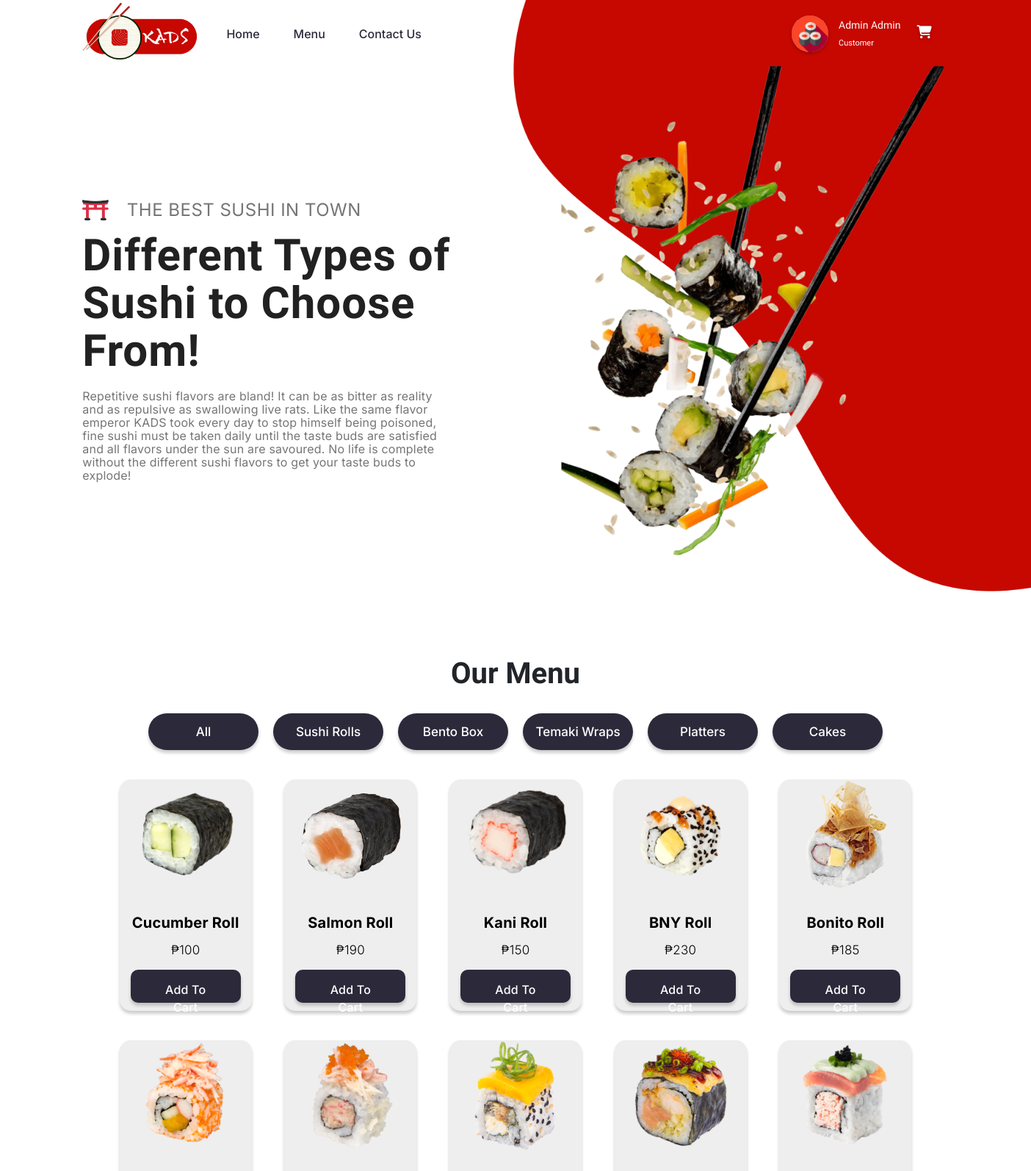
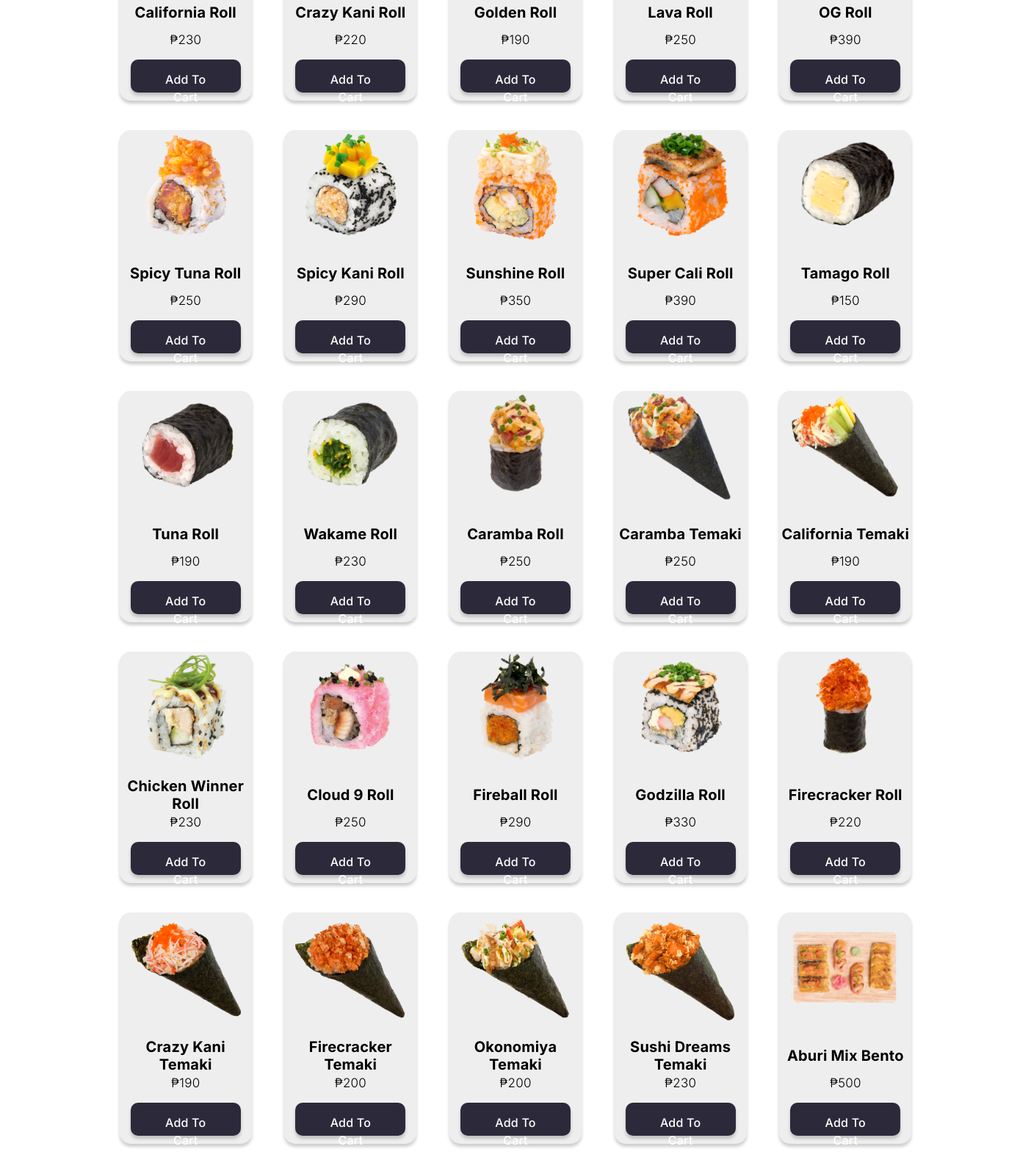
The page /menu.php (signed in, upper part) on the database its author committed (2 pictures, top to bottom).
### tables this page shows
CREATE TABLE `info_accts` (
  `id` int(11) NOT NULL,
  `firstname` varchar(255) DEFAULT NULL,
  `lastname` varchar(255) DEFAULT NULL,
  `birthday` date DEFAULT NULL,
  `username` varchar(255) DEFAULT NULL,
  `phone` varchar(255) DEFAULT NULL,
  `password` varchar(255) DEFAULT NULL,
  `role` int(11) DEFAULT NULL,
  `house` varchar(255) DEFAULT NULL,
  `city` varchar(255) DEFAULT NULL,
  `province` varchar(255) DEFAULT NULL,
  `zip` int(11) DEFAULT NULL
);

CREATE TABLE `categories` (
  `c_id` int(11) NOT NULL,
  `categoryName` varchar(255) DEFAULT NULL
);

CREATE TABLE `products` (
  `p_id` int(11) NOT NULL,
  `image` varchar(400) DEFAULT NULL,
  `productName` varchar(255) DEFAULT NULL,
  `price` int(11) NOT NULL,
  `category` int(11) DEFAULT NULL
);

### menu.php (the view, shortened to what this page needs)
<?php
if (!isset($_SESSION["loggedin"]) && !isset($_SESSION['role'])){
  header("location: login.php");
  exit;
} else if (isset($_SESSION["loggedin"]) && $_SESSION["loggedin"] === true && $_SESSION["role"] === 1) {
  header("location: admin/dashboard.php");
  exit;
} else {
  include "conn.php";
?>
<!DOCTYPE html>
<html lang="en" class="scroller">
<head>
    <link href="https://cdn.jsdelivr.net/npm/bootstrap@5.2.3/dist/css/bootstrap.min.css" rel="stylesheet"
>
    <link rel="stylesheet" href="https://cdnjs.cloudflare.com/ajax/libs/font-awesome/6.1.2/css/all.min.css">
    <link rel="stylesheet" href="css/header-responsive.css" />
    <link rel="stylesheet" href="css/footer.css" />
    <link rel="stylesheet" href="css/menu.css" />
</head>
<body>
  <?php if(!isset($_SESSION['loggedin'])) {
          include 'header-guest.html';
        } else {
          $id = $_SESSION['id'];
          include 'header-user.php';
        }
  ?>
    <div class="d-flex content-1">
      <div class="me-auto ml-auto left1 align-self-center">
        <div class="description_left">
            <img class="town-emoji" src="images/town-emoji.png">
            <span class="description_tagline">THE BEST SUSHI IN TOWN</span>
            <p class="description_header">Different Types of Sushi to Choose From!</p>
            <p class="description_text">Repetitive sushi flavors are bland! It can be as bitter as reality and as repulsive as swallowing live rats. Like the same flavor emperor KADS took every day to stop himself being poisoned, fine sushi must be taken daily until the taste buds are satisfied and all flavors under the sun are  savoured.
                No life is complete without the different sushi flavors to get your taste buds to explode!</p>
        </div>
      </div>
      <div class="description_right">
        <img class="sushi-blob" src="images/sushi-blob.png">
      </div>
    </div>
    <div class="menu_container">
        <div class="title">
            <h2>Our Menu</h2>
        </div>
        <div class="content">
            <div class="list">
                <li data-color=".All">All</li>
                <?php
                $sql1 = "SELECT * FROM categories" ;
                $result = mysqli_query($conn, $sql1);
                if(mysqli_num_rows($result) > 0) {
                    while($row = mysqli_fetch_assoc($result)){
                        $getFirstWord = explode(" ", $row['categoryName']);
                        $sort = strtolower($getFirstWord[0]);
                ?>
                <li data-color=".<?php echo $sort; ?>"><?php echo $row['categoryName']; ?></li>
                <?php }
                }?>
            </div>
        </div>
        <?php
        $sql2 = "SELECT * FROM products INNER JOIN categories ON products.category = categories.c_id" ;
        $result = mysqli_query($conn, $sql2);
        if(mysqli_num_rows($result) > 0) {
        ?>
        <form class="form-style" action="<?php echo $_SERVER['PHP_SELF'] ?>" method="post">
            <div class="menu_box">
                <?php
                            while($row = mysqli_fetch_assoc($result)){
                                $getFirstWord = explode(" ", $row['categoryName']);
                                $sort = strtolower($getFirstWord[0]);
                ?>
                <div class="box All <?php echo $sort; ?>">
                    <div class="box_img">
                        <img src="img/menu/<?=$row['image']?>" alt="">
                    </div>
                    <div class="text">
                    <div class="text-info d-flex align-items-center justify-content-center">
                        <p class="align-middle"><?php echo $row['productName']; ?></p>
                    </div>
                    <section>₱<?php echo $row['price']; ?></section>
                        <a href="menu.php?p_id=<?php echo $row['p_id']; ?>&
                        p_image=<?php echo $row['image']; ?>&
                        p_price=<?php echo $row['price']; ?>&
                        p_name=<?php echo $row['productName']; ?>"> Add to Cart </a>
                </div>
            </div>
        </form>
            <?php }
                }?>
         </div>
</body>
</html>
<?php } ?>

### header-user.php (shortened to what this page needs)
<?php
  $query="SELECT * FROM info_accts WHERE id = '$id'";
  $result=mysqli_query($conn,$query);
  $row = mysqli_fetch_assoc($result);
?>
       <nav class="navbar navbar-expand-lg navbar-light">
        <div class="container-fluid navbar-content">
            <a class="navbar-brand" href="/KADS">
                <img src="images/kads_logo_1.png" alt="" height="85" id="headerlogo">
            </a>
          <div class="collapse navbar-collapse" id="navbarText">
            <ul class="navbar-nav me-auto mb-2 mb-lg-0">
              <li class="nav-item">
                <a class="nav-link" aria-current="page" href="/KADS" >Home</a>
              </li>
              <li class="nav-item">
                <a class="nav-link" href="menu.php">Menu</a>
              </li>
              <li class="nav-item">
                <a class="nav-link" href="contact.php">Contact Us</a>
              </li>
            </ul>
            <ul class="navbar-nav">
                <li class="nav-item">
                  <span id="username">
                    <table class="table-borderless">
                      <tbody>
                        <tr>
                          <td rowspan="2">
                            <a href="userprofile.php" class="useravatarfilter">
                              <img id="useravatar" src="images/avatar-1.jpg" width="50px" height="50px">
                            </a>
                          </td>
                          <td class="rowspace"></td>
                          <td><a href="userprofile.php" class="user-name">
                            <?php echo $row['firstname'] ." ". $row['lastname']; ?>
                          </a></td>
                          <td class="rowspace"></td>
                          <td rowspan="2">
                            <a class="nav-link" href="cart.php">
                              <i class="fa-solid fa-cart-shopping"></i>
                            </a>
                          </td>
                        </tr>
                        <tr>
                          <td class="rowspace"></td>
                          <td id="usertitle">Customer</td>
                          <td class="rowspace"></td>
                        </tr>
                      </tbody>
                    </table>
                  </span>
                </li>
            </ul>
          </div>
        </div>
    </nav>

### css/header-responsive.css (style rules this page uses)
body { font-family: Inter; }
.navbar { z-index: 1000; font-family: Readex Pro; }
.navbar-content { padding: 0 8%; margin-bottom: -10px; margin-top: -10px; font-family: Readex Pro; position:sticky; }
.nav-item { padding: 0 15px; font-family: Readex Pro; }
.nav-link { color: #2C293A; font-weight: 500; font-family: Readex Pro; }
.fa-cart-shopping { font-size:18px; color: #C70800; filter: drop-shadow(0px 2px 2px #00000040); }
.nav-item > #username { font-size: 14px; font-family: Readex Pro; }
tr > #usertitle { font-size: 11px; font-family: Readex Pro; }
.rowspace { padding:0 7px; }
#useravatar { filter: drop-shadow(0px 2px 2px #00000040); border-radius: 100%; }
.useravatarfilter { height:50px; width:50px; border-radius: 100%; display: inline-block; }
a { text-decoration: none; font-family: Readex Pro; }
.user-name, td>a { color: #2C293A; font-size: 14px; font-family: Readex Pro !important; }

### css/footer.css (style rules this page uses)
html { scroll-behavior: smooth; }
.scroller { overflow-y: scroll; overflow-x: hidden; scrollbar-color: #C70800 #2C2A3A; scrollbar-width: thin; }
a:link, a:visited, a:hover, a:active { text-decoration: none; font-family: Inter; }

### menu.php (style rules this page uses)
.user-name, td>a, .fa-cart-shopping, tr > #usertitle { color: #fff; }

### rows shown on the page
info_accts: firstname "Admin", lastname "Admin"
categories: categoryName "Sushi Rolls"
categories: categoryName "Bento Box"
categories: categoryName "Temaki Wraps"
categories: categoryName "Platters"
categories: categoryName "Cakes"
products: image (picture), productName "Cucumber Roll", price "100"
products: image (picture), productName "Salmon Roll", price "190"
products: image (picture), productName "Kani Roll", price "150"
products: image (picture), productName "BNY Roll", price "230"
products: image (picture), productName "Bonito Roll", price "185"
products: image (picture), productName "California Roll", price "230"
products: image (picture), productName "Crazy Kani Roll", price "220"
products: image (picture), productName "Golden Roll", price "190"
products: image (picture), productName "Lava Roll", price "250"
products: image (picture), productName "OG Roll", price "390"
products: image (picture), productName "Spicy Tuna Roll", price "250"
products: image (picture), productName "Spicy Kani Roll", price "290"
products: image (picture), productName "Sunshine Roll", price "350"
products: image (picture), productName "Super Cali Roll", price "390"
products: image (picture), productName "Tamago Roll", price "150"
products: image (picture), productName "Tuna Roll", price "190"
products: image (picture), productName "Wakame Roll", price "230"
products: image (picture), productName "Caramba Roll", price "250"
products: image (picture), productName "Caramba Temaki", price "250"
products: image (picture), productName "California Temaki", price "190"
products: image (picture), productName "Chicken Winner Roll", price "230"
products: image (picture), productName "Cloud 9 Roll", price "250"
products: image (picture), productName "Fireball Roll", price "290"
products: image (picture), productName "Godzilla Roll", price "330"
products: image (picture), productName "Firecracker Roll", price "220"
products: image (picture), productName "Crazy Kani Temaki", price "190"
products: image (picture), productName "Firecracker Temaki", price "200"
products: image (picture), productName "Okonomiya Temaki", price "200"
products: image (picture), productName "Sushi Dreams Temaki", price "230"
products: image (picture), productName "Aburi Mix Bento", price "500"
